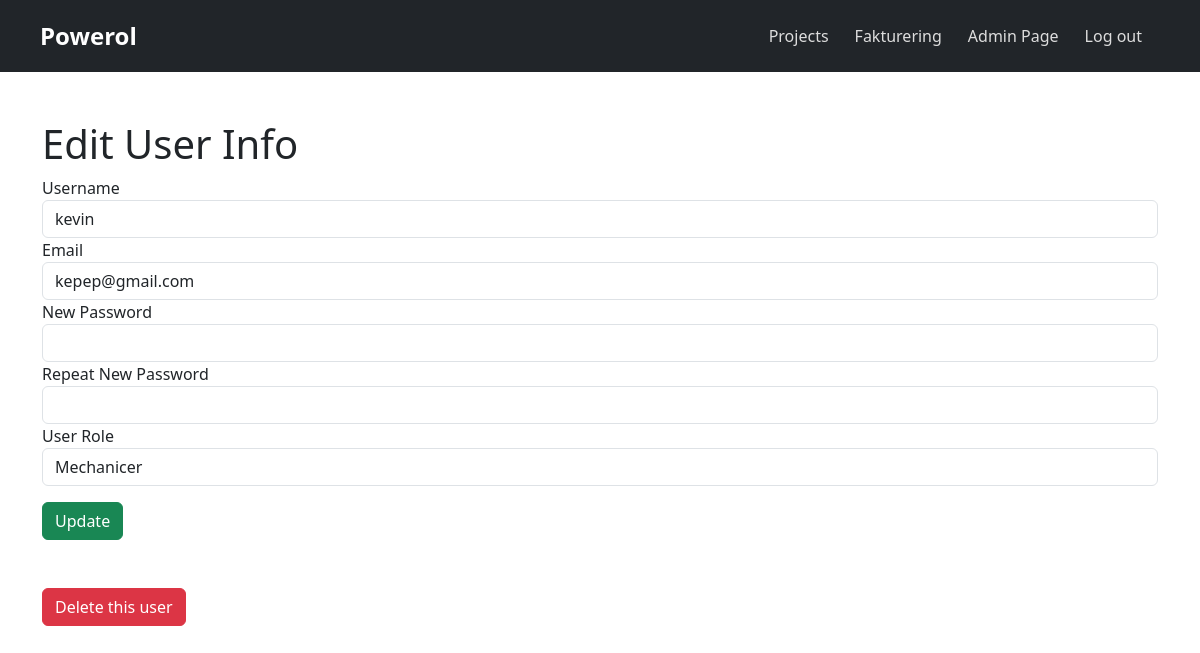
The app's page /edit_user.php?uid=24 (signed in), older data.
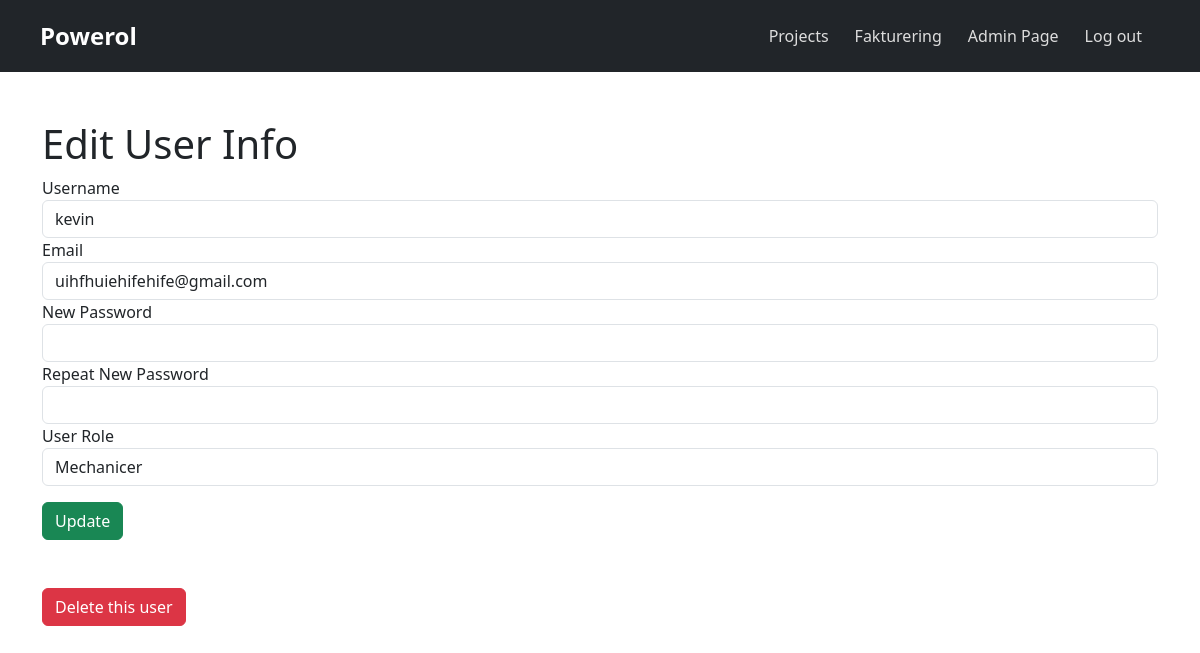
The same page, newer data.
### tables this page shows
CREATE TABLE `table_users` (
  `u_id` int(11) NOT NULL,
  `u_name` varchar(255) NOT NULL,
  `u_password` varchar(255) NOT NULL,
  `u_email` varchar(255) NOT NULL,
  `u_role_fk` int(11) NOT NULL,
  `u_status` tinyint(1) NOT NULL
);

### includes/class.user.php (called while the page is built, shortened)
<?php
class User {
    private $pdo;
    function __construct($pdo) {
        $this->pdo = $pdo;
    }
    public function checkUserRole($val){
        $stmt_checkUserRoleLevel = $this->pdo->prepare('SELECT * FROM table_roles WHERE r_id = :rid');
        $stmt_checkUserRoleLevel->bindParam(":rid", $_SESSION['user_role'], PDO::PARAM_INT);
        $stmt_checkUserRoleLevel->execute();
        $result = $stmt_checkUserRoleLevel->fetch();
        if($result['r_level'] >= $val){
            return true;
        }
        else{
            return false;
        }
    }
    public function getUserInfo($uid){
        $stmt_selectUserData = $this->pdo->prepare('SELECT * FROM table_users WHERE u_id = :uid');
        $stmt_selectUserData->bindParam(":uid", $uid, PDO::PARAM_INT);
        $stmt_selectUserData->execute();
        $userInfo = $stmt_selectUserData->fetch();
        return $userInfo;
    }
}

### edit_user.php (the view, shortened to what this page needs)
<?php
include_once 'includes/header.php';
$userInfoArray = $user->getUserInfo($_GET['uid']);
$roleArray = $pdo->query("SELECT * FROM table_roles")->fetchAll();
?>
<div class="container mt-5">
    <h1>Edit User Info</h1>
    <form method="post" class="mb-5">
        <div class="form-group">
            <label for="uname">Username</label>
            <input type="text" class="form-control" name="uname" id="uname" value="<?php echo $userInfoArray['u_name'] ?>" readonly>
        </div>
        <div class="form-group">
            <label for="umail">Email</label>
            <input type="email" class="form-control" name="umail" id="umail" value="<?php echo $userInfoArray['u_email'] ?>">
        </div>
        <div class="form-group">
            <label for="npass">New Password</label>
            <input type="password" class="form-control" name="npass" id="npass">
        </div>
        <div class="form-group">
            <label for="npassrepeat">Repeat New Password</label>
            <input type="password" class="form-control" name="npassrepeat" id="npassrepeat">
        </div>
        <div class="form-group">
            <label for="role">User Role</label>
            <select name="urole" id="role" class="form-control">
                <?php
                    foreach($roleArray as $role){
                        $selected = ($role["r_id"] === $userInfoArray['u_role_fk']) ? "selected" : "";
                        echo "<option{$selected} value='{$role["r_id"]}'>{$role["r_name"]}</option>";
                    }
                ?>
            </select>
        </div>
        <button type="submit" name="admin-update-submit" class="btn btn-success mt-3">Update</button>
    </form>
    <a href="confirm-delete.php?uid=<?php echo $_GET['uid']?>" class="btn btn-danger">Delete this user</a>
</div>

### includes/header.php (shortened to what this page needs)
 <?php
require_once 'includes/class.user.php';
require_once 'includes/config.php';
$user = new User($pdo);
$menuLinks = array(
  array(
    "title" => "Projects",
    "url" => "project.php"
  )
);
$faktMenuLinks = array(
    array(
        "title" => "Fakturering",
        "url" => "fakturering.php"
      )
);
$adminMenuLinks = array(
      array(
        "title" => "Admin Page",
        "url" => "admin.php"
      )
);
?>
<!DOCTYPE html>
<html>
<head>
<link href="https://cdn.jsdelivr.net/npm/bootstrap@5.3.3/dist/css/bootstrap.min.css" rel="stylesheet">
<link rel="stylesheet" href="assets/css/style.css">
</head>
<body>
<header class="container-fluid bg-dark">
    <nav class="navbar navbar-expand-lg navbar-dark bg-dark">
        <div class="container-fluid">
            <a class="navbar-brand" href="active_projects.php">Powerol</a>
            <div class="collapse navbar-collapse justify-content-end" id="navbarNav">
                <ul class="navbar-nav">
                    <?php
                    if(isset($_SESSION['user_id'])){
                        foreach($menuLinks as $menuItem){
                            $activeClass = ($_SERVER['PHP_SELF'] === '/' . $menuItem['url']) ? 'active' : '';
                            echo "<li class='nav-item'>
                                <a class='nav-link $activeClass' href='{$menuItem['url']}'>{$menuItem['title']}</a>
                            </li>";
                        }
                    }
                    if(isset($_SESSION['user_id'])){
                        if($user->checkUserRole(50)){
                            foreach($faktMenuLinks as $menuItem){
                                echo "<li class='nav-item'>
                                    <a class='nav-link' href='{$menuItem['url']}'>{$menuItem['title']}</a>
                                </li>";
                            }
                        }
                    }
                    if(isset($_SESSION['user_id'])){
                        if($user->checkUserRole(300)){
                            foreach($adminMenuLinks as $menuItem){
                                echo "<li class='nav-item'>
                                    <a class='nav-link' href='{$menuItem['url']}'>{$menuItem['title']}</a>
                                </li>";
                            }
                        }
                        echo "<li class='nav-item'>
                            <a class='nav-link' href='?logout=1'>Log out</a>
                        </li>";
                    }
                    ?>
                </ul>
            </div>
        </div>
    </nav>
</header>
</body>
</html>

### assets/css/style.css (style rules this page uses)
.navbar-brand { font-weight: bold; font-size: 1.5rem; color: #fff !important; }
.navbar-nav .nav-item .nav-link { margin-right: 10px; color: #ddd; font-size: 1rem; transition: color 0.3s, background-color 0.3s; }
.navbar { padding: 0.8rem 1rem; }

Row changes from the older to the newer data that the page shows:
changed table_users "kevin": umail "kepep@gmail.com" → "uihfhuiehifehife@gmail.com"
